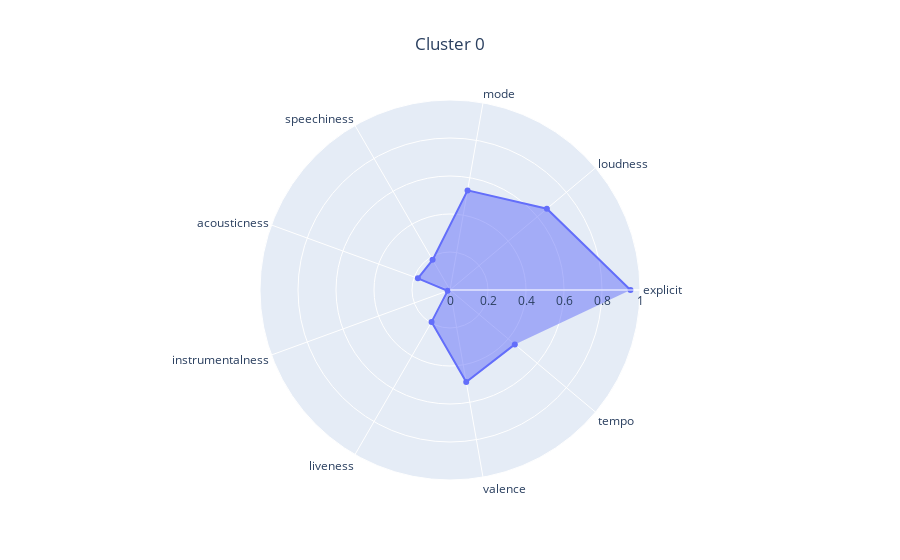
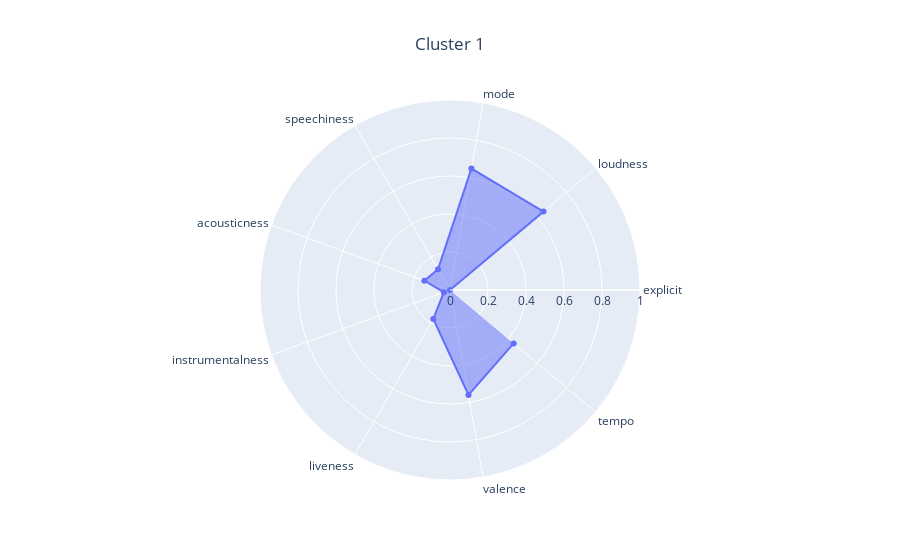
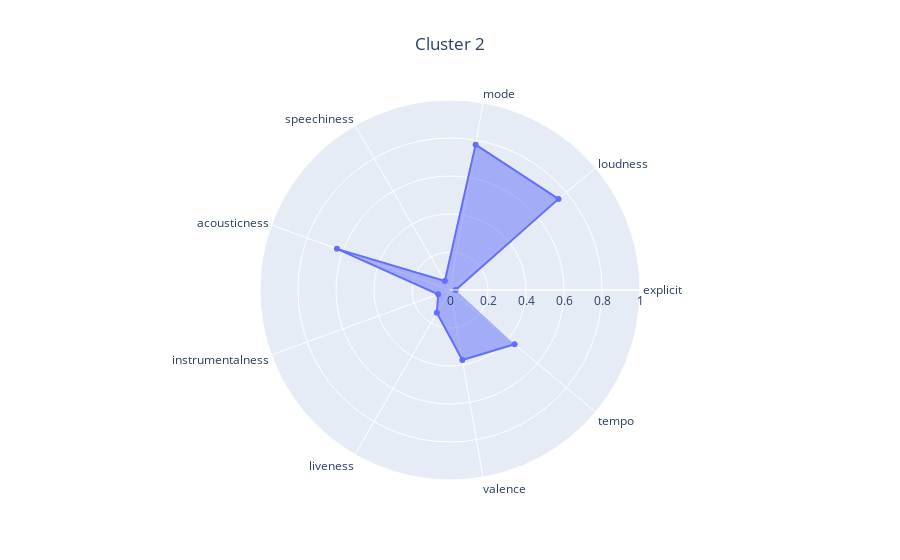

Notebook code for these charts, in order:
### Markdown cell above
1. Wytrenuj k-means dla 3 klastrów.
2. Zwizualizuj wyniki za pomocą PCA i UMAP. Jako kolor punktów (np. parametr `c` w `plt.scatter()`) przekaż numery klastrów dla punktów.

### Code cell
clustering = KMeans(n_clusters=3, n_init="auto", random_state=0)
clustering.fit(X)

kmeans_analyzer = KMeansAnalyzer(df_songs_info, clustering_visualizer)
kmeans_analyzer.analyze_clustering(X, clustering)

### Figure 1 — Plotly figure (JSON) as saved in the notebook; plotly's stock layout.template omitted (floating-point values rounded to 4 significant figures)
{"data": [{"fill": "toself", "r": [0.9499, 0.6656, 0.5324, 0.1833, 0.1798, 0.01316, 0.1939, 0.4917, 0.4453], "theta": ["explicit", "loudness", "mode", "speechiness", "acousticness", "instrumentalness", "liveness", "valence", "tempo"], "type": "scatterpolar"}], "layout": {"polar": {"radialaxis": {"range": [0, 1]}}, "title": {"text": "Cluster 0", "x": 0.5}}}

### Figure 2 — Plotly figure (JSON) as saved in the notebook; plotly's stock layout.template omitted (floating-point values rounded to 4 significant figures)
{"data": [{"fill": "toself", "r": [0.0, 0.6426, 0.6488, 0.1261, 0.1436, 0.0345, 0.1757, 0.5607, 0.4373], "theta": ["explicit", "loudness", "mode", "speechiness", "acousticness", "instrumentalness", "liveness", "valence", "tempo"], "type": "scatterpolar"}], "layout": {"polar": {"radialaxis": {"range": [0, 1]}}, "title": {"text": "Cluster 1", "x": 0.5}}}

### Figure 3 — Plotly figure (JSON) as saved in the notebook; plotly's stock layout.template omitted (floating-point values rounded to 4 significant figures)
{"data": [{"fill": "toself", "r": [0.02959, 0.7455, 0.7769, 0.05418, 0.6332, 0.06611, 0.1385, 0.3744, 0.4437], "theta": ["explicit", "loudness", "mode", "speechiness", "acousticness", "instrumentalness", "liveness", "valence", "tempo"], "type": "scatterpolar"}], "layout": {"polar": {"radialaxis": {"range": [0, 1]}}, "title": {"text": "Cluster 2", "x": 0.5}}}
